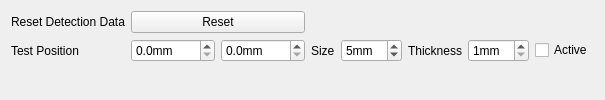
         <widget class="QWidget" name="tab_debug">
          <attribute name="title">
           <string>Debug</string>
          </attribute>
          <layout class="QGridLayout" name="gridLayout">
           <item row="1" column="3">
            <widget class="QSpinBox" name="spin_debug_test_position_size">
             <property name="focusPolicy">
              <enum>Qt::StrongFocus</enum>
             </property>
             <property name="readOnly">
              <bool>false</bool>
             </property>
             <property name="buttonSymbols">
              <enum>QAbstractSpinBox::UpDownArrows</enum>
             </property>
             <property name="suffix">
              <string>mm</string>
             </property>
             <property name="minimum">
              <number>1</number>
             </property>
             <property name="value">
              <number>5</number>
             </property>
            </widget>
           </item>
           <item row="1" column="2">
            <widget class="QLabel" name="label_debug_test_position_size">
             <property name="text">
              <string>Size</string>
             </property>
            </widget>
           </item>
           <item row="0" column="1">
            <widget class="QPushButton" name="push_reset_qr_detection">
             <property name="focusPolicy">
              <enum>Qt::NoFocus</enum>
             </property>
             <property name="text">
              <string>Reset</string>
             </property>
            </widget>
           </item>
           <item row="1" column="1">
            <layout class="QHBoxLayout" name="hbox_debug_test_position">
             <item>
              <widget class="QDoubleSpinBox" name="double_debug_test_position_x">
               <property name="focusPolicy">
                <enum>Qt::StrongFocus</enum>
               </property>
               <property name="prefix">
                <string/>
               </property>
               <property name="suffix">
                <string>mm</string>
               </property>
               <property name="decimals">
                <number>1</number>
               </property>
               <property name="maximum">
                <double>9999.000000000000000</double>
               </property>
              </widget>
             </item>
             <item>
              <widget class="QDoubleSpinBox" name="double_debug_test_position_y">
               <property name="focusPolicy">
                <enum>Qt::StrongFocus</enum>
               </property>
               <property name="prefix">
                <string/>
               </property>
               <property name="suffix">
                <string>mm</string>
               </property>
               <property name="decimals">
                <number>1</number>
               </property>
               <property name="maximum">
                <double>9999.000000000000000</double>
               </property>
              </widget>
             </item>
            </layout>
           </item>
           <item row="0" column="0">
            <widget class="QLabel" name="label_reset_qr_detection">
             <property name="text">
              <string>Reset Detection Data</string>
             </property>
            </widget>
           </item>
           <item row="1" column="0">
            <widget class="QLabel" name="label_debug_test_position">
             <property name="text">
              <string>Test Position</string>
             </property>
            </widget>
           </item>
           <item row="2" column="0">
            <spacer name="vspacer_debug">
             <property name="orientation">
              <enum>Qt::Vertical</enum>
             </property>
             <property name="sizeType">
              <enum>QSizePolicy::MinimumExpanding</enum>
             </property>
             <property name="sizeHint" stdset="0">
              <size>
               <width>5</width>
               <height>1</height>
              </size>
             </property>
            </spacer>
           </item>
           <item row="0" column="7">
            <spacer name="hspacer_debug">
             <property name="orientation">
              <enum>Qt::Horizontal</enum>
             </property>
             <property name="sizeHint" stdset="0">
              <size>
               <width>1</width>
               <height>5</height>
              </size>
             </property>
            </spacer>
           </item>
           <item row="1" column="4">
            <widget class="QLabel" name="label_debug_test_position_thickness">
             <property name="text">
              <string>Thickness</string>
             </property>
            </widget>
           </item>
           <item row="1" column="5">
            <widget class="QSpinBox" name="spin_debug_test_position_thickness">
             <property name="focusPolicy">
              <enum>Qt::StrongFocus</enum>
             </property>
             <property name="readOnly">
              <bool>false</bool>
             </property>
             <property name="buttonSymbols">
              <enum>QAbstractSpinBox::UpDownArrows</enum>
             </property>
             <property name="suffix">
              <string>mm</string>
             </property>
             <property name="minimum">
              <number>1</number>
             </property>
             <property name="value">
              <number>1</number>
             </property>
            </widget>
           </item>
           <item row="1" column="6">
            <widget class="QCheckBox" name="check_debug_test_position">
             <property name="focusPolicy">
              <enum>Qt::NoFocus</enum>
             </property>
             <property name="text">
              <string>Active</string>
             </property>
            </widget>
           </item>
          </layout>
         </widget>
